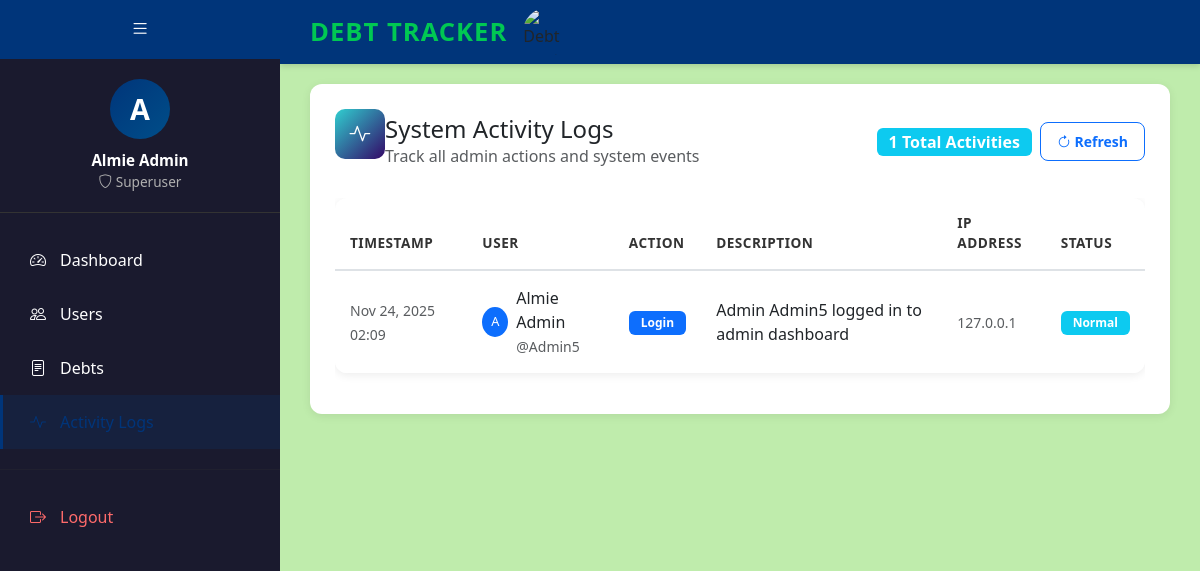
Before: /admin-activity-logs/ (signed in) with the older database file.
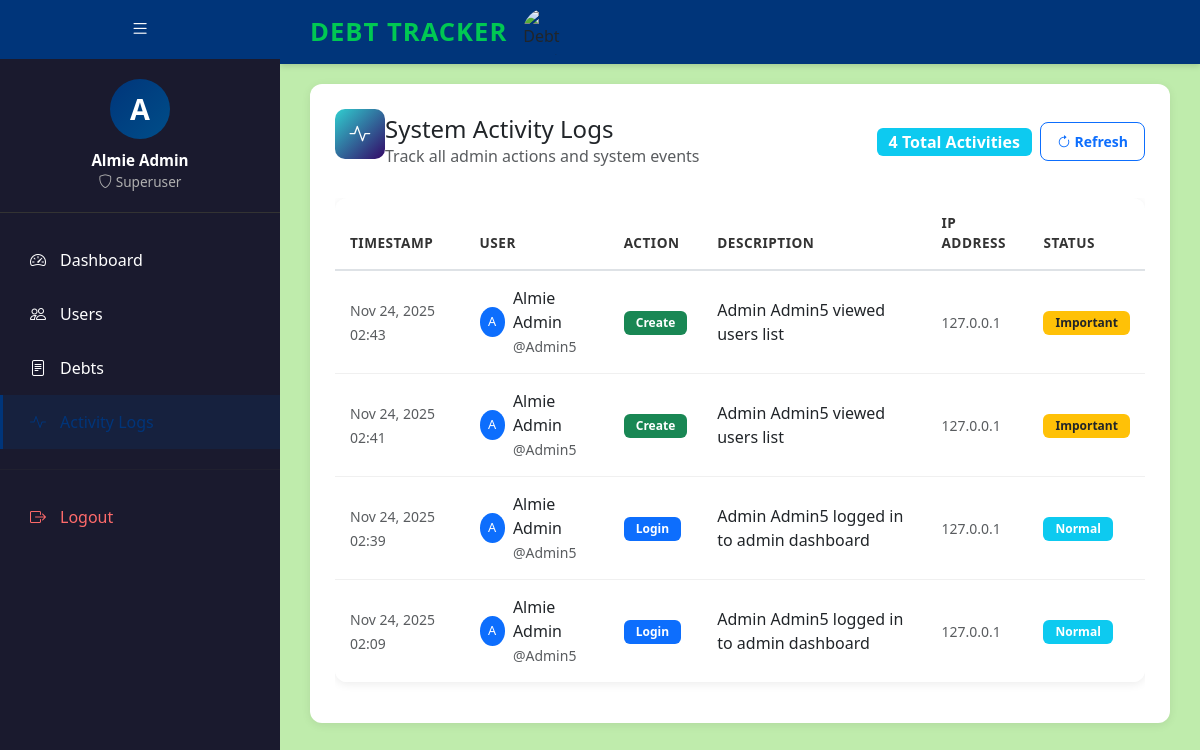
After: the same page with the newer database file.
### myapp/models.py (models this page shows, shortened)
class CustomUser(AbstractBaseUser, PermissionsMixin):
    ROLE_CHOICES = [
        ('creditor', 'Creditor'),
        ('debtor', 'Debtor'),
        ('admin', 'Admin'),
    ]
    username = models.CharField(
        max_length=150,
        unique=True,
        help_text="Required. 150 characters or fewer. Unique username."
    )
    full_name = models.CharField(
        max_length=255,
        help_text="Full name of the user"
    )
    email = models.EmailField(
        max_length=255,
        blank=True,
        null=True,
        help_text="Email address (optional)"
    )
    profile_picture = models.ImageField(
        upload_to='profile_pictures/',
        blank=True,
        null=True,
        help_text="Profile picture (optional)"
    )
    profile_summary = models.TextField(
        blank=True,
        null=True,
        help_text="Short bio or profile summary (optional)"
    )
    account_type = models.CharField(
        max_length=20,
        choices=ROLE_CHOICES,
        help_text="User role: Creditor, Debtor, or Admin"
    )
    is_active = models.BooleanField(default=True)
    is_staff = models.BooleanField(default=False)
    date_joined = models.DateTimeField(auto_now_add=True)
    objects = CustomUserManager()
    USERNAME_FIELD = 'username'
    REQUIRED_FIELDS = ['full_name']
    class Meta:
        verbose_name = 'User'
        verbose_name_plural = 'Users'
        ordering = ['-date_joined']

class AdminActivityLog(models.Model):
    ACTION_CHOICES = [
        ('login', 'Admin Login'),
        ('view_users', 'View Users List'),
        ('view_user_detail', 'View User Detail'),
        ('view_debts', 'View Debts List'),
        ('view_debt_detail', 'View Debt Detail'),
        ('view_payments', 'View Payments List'),
        ('approve_payment', 'Approve Payment'),
        ('reject_payment', 'Reject Payment'),
        ('view_activity', 'View Activity Log'),
        ('update_settings', 'Update Settings'),
    ]
    user = models.ForeignKey(
        settings.AUTH_USER_MODEL,
        on_delete=models.CASCADE,
        related_name='admin_activities',
        help_text="Admin user who performed the action"
    )
    action = models.CharField(
        max_length=50,
        choices=ACTION_CHOICES,
        help_text="Type of action performed"
    )
    description = models.TextField(
        help_text="Detailed description of the action"
    )
    related_id = models.IntegerField(
        blank=True,
        null=True,
        help_text="Related object ID (if applicable)"
    )
    ip_address = models.GenericIPAddressField(
        blank=True,
        null=True,
        help_text="IP address of the request"
    )
    user_agent = models.TextField(
        blank=True,
        null=True,
        help_text="Browser user agent"
    )
    timestamp = models.DateTimeField(
        auto_now_add=True,
        help_text="When the action was performed"
    )
    class Meta:
        verbose_name = 'Admin Activity Log'
        verbose_name_plural = 'Admin Activity Logs'
        ordering = ['-timestamp']
        indexes = [
            models.Index(fields=['user', '-timestamp']),
            models.Index(fields=['action', '-timestamp']),
        ]

### myapp/views.py (the view)
# urls.py: path('admin-activity-logs/', views.admin_activity_logs, name='admin_activity_logs'),
@user_passes_test(is_superuser)
def admin_activity_logs(request):
    from .models import AdminActivityLog
    activities = AdminActivityLog.objects.select_related('user').order_by('-timestamp')
    context = {
        'activities': activities,
        'total_activities': activities.count(),
    }
    return render(request, 'admin/admin_activity_logs.html', context)

### myapp/templates/admin/admin_activity_logs.html (shortened to what this page needs)
{% extends 'admin/admin_dashboard_base.html' %}
{% load static %}
{% block content %}
<div class="row">
    <div class="col-12">
        <div class="dashboard-card">
            <div class="d-flex justify-content-between align-items-center mb-4">
                <div class="d-flex align-items-center">
                    <div class="card-icon" style="background: linear-gradient(135deg, #30cfd0, #330867); color: white;">
                        <i class="bi bi-activity"></i>
                    </div>
                    <div>
                        <h4 class="mb-0">System Activity Logs</h4>
                        <p class="text-muted mb-0">Track all admin actions and system events</p>
                    </div>
                </div>
                <div class="d-flex gap-2 align-items-center">
                    <span class="badge bg-info fs-6">{{ total_activities|default:0 }} Total Activities</span>
                    <button class="btn btn-sm btn-outline-primary" onclick="refreshLogs()">
                        <i class="bi bi-arrow-clockwise"></i> Refresh
                    </button>
                </div>
            </div>
            <div class="table-responsive">
                <table class="table admin-table">
                    <thead>
                        <tr>
                            <th>Timestamp</th>
                            <th>User</th>
                            <th>Action</th>
                            <th>Description</th>
                            <th>IP Address</th>
                            <th>Status</th>
                        </tr>
                    </thead>
                    <tbody>
                        {% for activity in activities %}
                        <tr>
                            <td>
                                <small class="text-muted">{{ activity.timestamp|date:"M d, Y H:i" }}</small>
                            </td>
                            <td>
                                <div class="d-flex align-items-center">
                                    <div class="avatar-sm bg-primary text-white rounded-circle d-flex align-items-center justify-content-center me-2">
                                        {{ activity.user.full_name.0|default:activity.user.username.0|default:"?"|upper }}
                                    </div>
                                    <div>
                                        <div class="fw-medium">{{ activity.user.full_name|default:activity.user.username }}</div>
                                        <small class="text-muted">@{{ activity.user.username }}</small>
                                    </div>
                                </div>
                            </td>
                            <td>
                                {% if activity.action_type == 'create' or activity.action == 'view_users' %}
                                    <span class="badge bg-success">Create</span>
                                {% elif activity.action_type == 'update' or activity.action == 'view_user_detail' %}
                                    <span class="badge bg-warning text-dark">Update</span>
                                {% elif activity.action_type == 'delete' %}
                                    <span class="badge bg-danger">Delete</span>
                                {% elif activity.action_type == 'view' or activity.action == 'view_debts' %}
                                    <span class="badge bg-info">View</span>
                                {% elif activity.action_type == 'login' or activity.action == 'login' %}
                                    <span class="badge bg-primary">Login</span>
                                {% elif activity.action_type == 'logout' %}
                                    <span class="badge bg-secondary">Logout</span>
                                {% else %}
                                    <span class="badge bg-light text-dark">{{ activity.action_type|default:activity.action|title }}</span>
                                {% endif %}
                            </td>
                            <td>
                                <span class="text-dark">{{ activity.description|default:"-" }}</span>
                            </td>
                            <td>
                                <small class="text-muted">{{ activity.ip_address|default:"-" }}</small>
                            </td>
                            <td>
                                {% if activity.action_type == 'delete' or activity.action_type == 'delete' %}
                                    <span class="badge bg-danger">Critical</span>
                                {% elif activity.action_type in 'create update' or activity.action in 'view_users view_user_detail' %}
                                    <span class="badge bg-warning text-dark">Important</span>
                                {% else %}
                                    <span class="badge bg-info">Normal</span>
                                {% endif %}
                            </td>
                        </tr>
                        {% endfor %}
                    </tbody>
                </table>
            </div>
        </div>
    </div>
</div>
{% endblock %}

### myapp/templates/admin/admin_dashboard_base.html (shortened to what this page needs)
{% load static %}
<!DOCTYPE html>
<html lang="en">
<head>
    <link href="https://cdn.jsdelivr.net/npm/bootstrap@5.3.0/dist/css/bootstrap.min.css" rel="stylesheet">
    <link rel="stylesheet" href="https://cdn.jsdelivr.net/npm/bootstrap-icons@1.11.0/font/bootstrap-icons.css">
</head>
<body>
    <aside class="sidebar" id="sidebar">
        <button class="sidebar-toggle" onclick="toggleSidebar()">
            <i class="bi bi-list" id="toggle-icon"></i>
        </button>
        <div class="admin-profile">
            <div class="admin-avatar">
                {% if user.profile_picture %}
                    <img src="{{ user.profile_picture.url }}" alt="Profile" style="width: 100%; height: 100%; border-radius: 50%; object-fit: cover;">
                {% else %}
                    {{ user.full_name|default:user.username|default:"A"|slice:":1"|upper }}
                {% endif %}
            </div>
            <div class="admin-name">{{ user.full_name|default:user.username }}</div>
            <div class="admin-role"><i class="bi bi-shield"></i> Superuser</div>
        </div>
        <nav class="sidebar-menu">
            <a href="{% url 'myapp:admin_dashboard' %}" class="sidebar-item {% if request.resolver_match.url_name == 'admin_dashboard' %}active{% endif %}">
                <i class="bi bi-speedometer2"></i>
                <span class="sidebar-item-text">Dashboard</span>
            </a>
            <a href="{% url 'myapp:admin_users' %}" class="sidebar-item {% if request.resolver_match.url_name == 'admin_users' %}active{% endif %}">
                <i class="bi bi-people"></i>
                <span class="sidebar-item-text">Users</span>
            </a>
            <a href="{% url 'myapp:debts_list' %}" class="sidebar-item {% if request.resolver_match.url_name == 'debts_list' %}active{% endif %}">
                <i class="bi bi-file-text"></i>
                <span class="sidebar-item-text">Debts</span>
            </a>
            <a href="{% url 'myapp:admin_activity_logs' %}" class="sidebar-item {% if request.resolver_match.url_name == 'admin_activity_logs' %}active{% endif %}">
                <i class="bi bi-activity"></i>
                <span class="sidebar-item-text">Activity Logs</span>
            </a>
            <hr style="border-color: #333; margin: 20px 0;">
            <a href="{% url 'myapp:logout' %}" class="sidebar-item" style="color: #ff6b6b;">
                <i class="bi bi-box-arrow-right"></i>
                <span class="sidebar-item-text">Logout</span>
            </a>
        </nav>
    </aside>
    <main class="main-content">
        <header class="main-header">
            <div class="main-header-brand">
                <div class="main-header-title">DEBT TRACKER</div>
                <img src="{% static 'image/Debt Tracker Logo.png' %}" alt="Debt Tracker Logo" class="main-header-logo">
            </div>
        </header>
        <div class="content-body">
            {% block content %}{% endblock %}
        </div>
    </main>
</body>
</html>

Changed rows visible on the page:
added AdminActivityLog: timestamp "Nov 24, 2025 02:43", user.full_name.0 "A", user.full_name "Almie Admin", user.username "Admin5", action "Create", description "Admin Admin5 viewed users list", ip_address "127.0.0.1"
added AdminActivityLog: timestamp "Nov 24, 2025 02:41", user.full_name.0 "A", user.full_name "Almie Admin", user.username "Admin5", action "Create", description "Admin Admin5 viewed users list", ip_address "127.0.0.1"
added AdminActivityLog: timestamp "Nov 24, 2025 02:39", user.full_name.0 "A", user.full_name "Almie Admin", user.username "Admin5", action "Login", description "Admin Admin5 logged in to admin dashboard", ip_address "127.0.0.1"
Other visible differences:
{{ total_activities|default:0 }}: "1" → "4"
